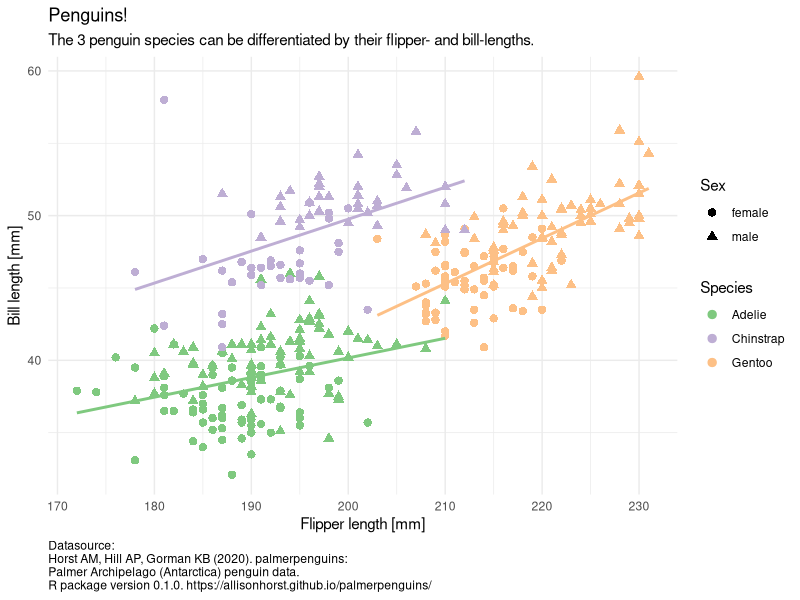

Here is the R script that generated this plot:
## ---- chunk 1
library(tidyverse)
library(palmerpenguins)

penguins %>%
  filter(complete.cases(.)) %>% 
  ggplot(aes(flipper_length_mm, bill_length_mm,
                     color = species,
                     shape = sex)) +
  geom_point(size = 2.5) +
  geom_smooth(aes(group = species), method = "lm", se = FALSE,
              show.legend = FALSE) +
  labs(x = "Flipper length [mm]",
       y = "Bill length [mm]",
       title = "Penguins!",
       subtitle = "The 3 penguin species can be differentiated by their flipper- and bill-lengths.",
       caption = "Datasource:\nHorst AM, Hill AP, Gorman KB (2020). palmerpenguins:\nPalmer Archipelago (Antarctica) penguin data.\nR package version 0.1.0. https://allisonhorst.github.io/palmerpenguins/",
       color = "Species",
       shape = "Sex") +
  theme_minimal() +
  scale_color_brewer(type = "qual") +
  theme(plot.caption = element_text(hjust = 0))
